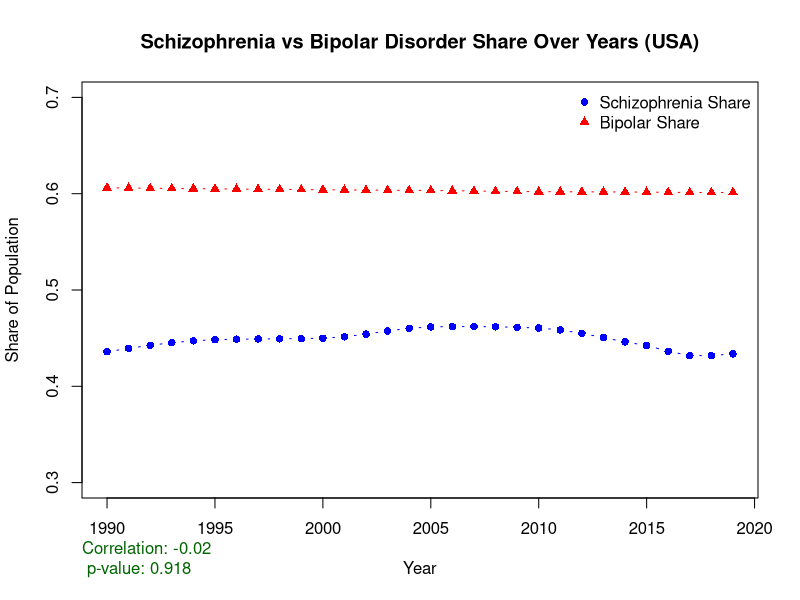
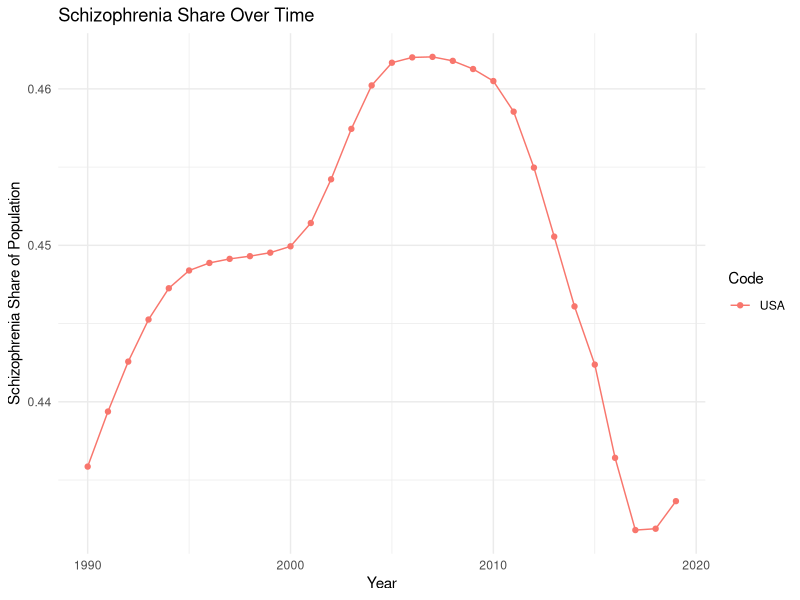
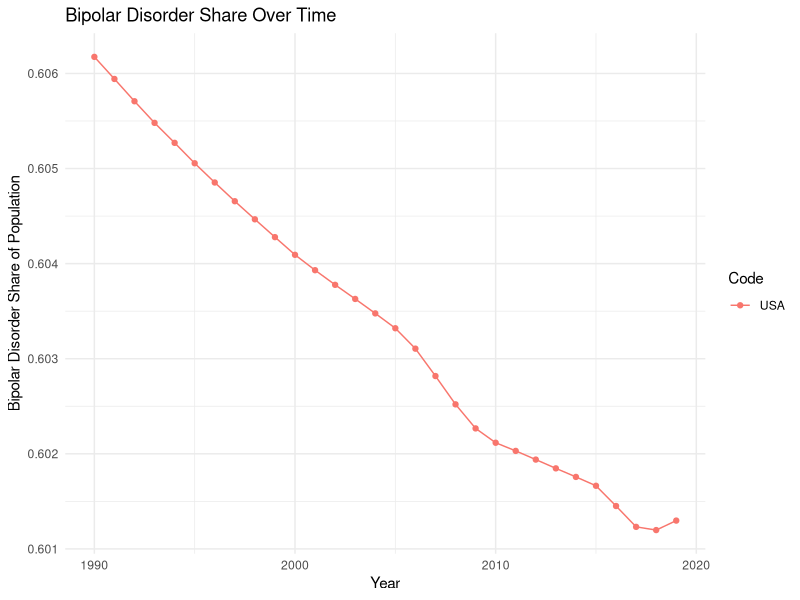
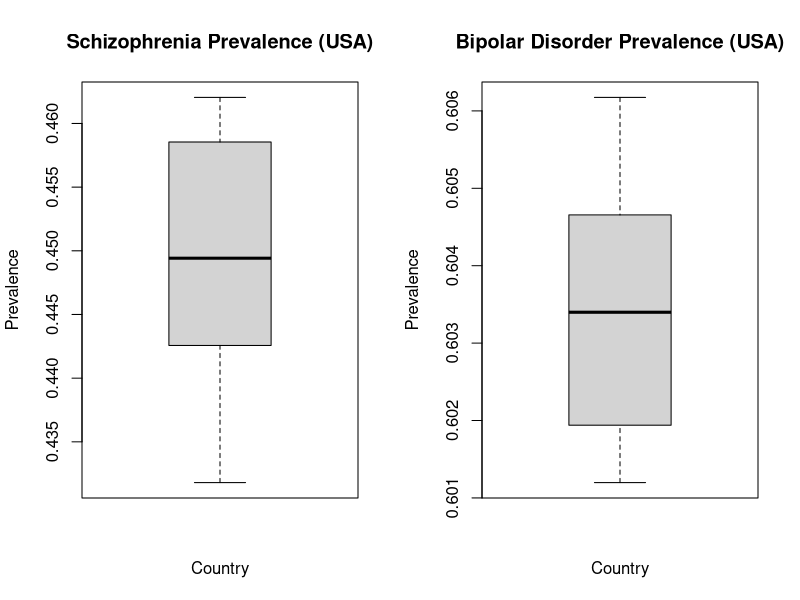
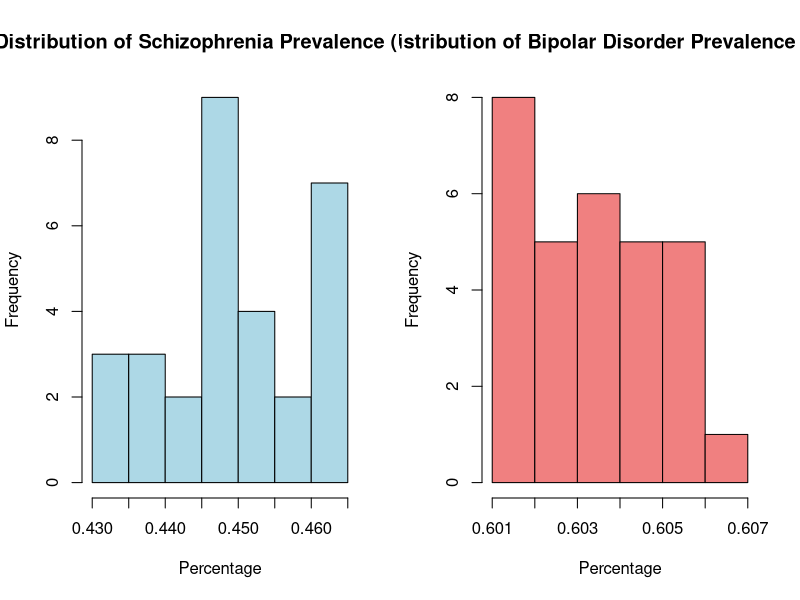
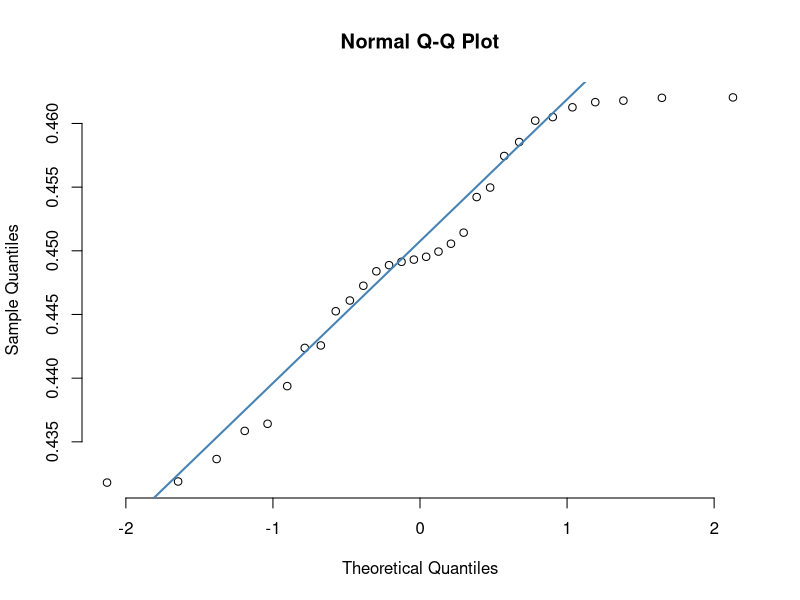
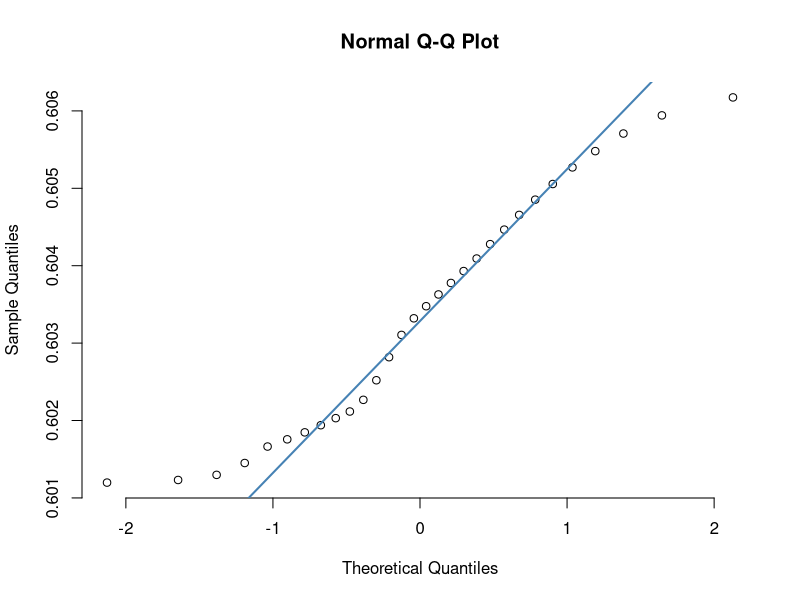

Source code (R) for these figures, in order:
# Load necessary libraries
library(readr)
library(ggplot2)

# Read the dataset for further analysis
mental_health_data <- read.csv("mental-illnesses-prevalence-all.csv")

# Get only required countries
countries_of_interest <- c("USA")  # "Australia", "Cameroon", "Cambodia"
filtered_data <- subset(mental_health_data, Code %in% countries_of_interest)

# Perform linear regression analysis
regression_model <- lm(Schizo ~ Bipolar, data = filtered_data)
summary(regression_model)

# Time series scatter plot for Schizophrenia and Bipolar Disorder share over years for the USA
timeSeriesPlotCombined <- function(){
plot(filtered_data$Year, filtered_data$Schizo, type = "b",
     ylim = c(0.3, 0.7), xlab = "Year", ylab = "Share of Population",
     col = "blue", pch = 16,
     main = "Schizophrenia vs Bipolar Disorder Share Over Years (USA)")
lines(filtered_data$Year, filtered_data$Bipolar, type = "b", col = "red", pch = 17)

legend("topright", legend = c("Schizophrenia Share", "Bipolar Share"),
       col = c("blue", "red"), pch = c(16, 17), bty = "n")

# Correlation test between Schizophrenia and Bipolar disorder in the USA
correlation <- cor.test(filtered_data$Schizo, filtered_data$Bipolar)
mtext(paste("Correlation:", round(correlation$estimate, 2), "\n", 
            "p-value:", signif(correlation$p.value, digits = 3)), 
      side = 1, line = 3, col = "darkgreen", adj = 0)
}
timeSeriesPlotCombined()

# Loop through each country to perform correlation and regression analysis
for (country in countries_of_interest) {
  # Filter data for the current country
  country_data <- subset(filtered_data, Code == country)
  
  # Perform Pearson correlation test
  correlation_test <- cor.test(country_data$Schizo, country_data$Bipolar, method = "pearson")
  
  # Perform linear regression analysis
  regression_model_country <- lm(Schizo ~ Bipolar, data = country_data)
  
  # Print results for each country
  cat("\nResults for", country, ":\n")
  print(correlation_test)
  print(summary(regression_model_country))
  
  # Create scatter plot with regression line for each country
  ggplot(country_data, aes(x = Bipolar, y = Schizo)) +
    geom_point() +
    geom_smooth(method = "lm", col = "blue") +
    labs(title = paste("Schizophrenia vs Bipolar in", country),
         x = "Bipolar Disorder Prevalence",
         y = "Schizophrenia Prevalence") +
    theme_minimal()
}

# Time series analysis of Schizophrenia and Bipolar Disorder share over years for all countries
ggplot(filtered_data, aes(x = Year, y = Schizo, group = Code, color = Code)) +
  geom_line() +
  geom_point() +
  labs(title = "Schizophrenia Share Over Time",
       x = "Year",
       y = "Schizophrenia Share of Population") +
  theme_minimal()

ggplot(filtered_data, aes(x = Year, y = Bipolar, group = Code, color = Code)) +
  geom_line() +
  geom_point() +
  labs(title = "Bipolar Disorder Share Over Time",
       x = "Year",
       y = "Bipolar Disorder Share of Population") +
  theme_minimal()

# Box plots for Schizophrenia and Bipolar Disorder prevalence across countries
par(mfrow = c(1, 2))
boxplot(filtered_data$Schizo ~ filtered_data$Code, main = "Schizophrenia Prevalence (USA)",
        ylab = "Prevalence", xlab = "Country")
boxplot(filtered_data$Bipolar ~ filtered_data$Code, main = "Bipolar Disorder Prevalence (USA)",
        ylab = "Prevalence", xlab = "Country")
par(mfrow = c(1, 1))

# Histograms for each disorder across countries
par(mfrow = c(1, 2))
hist(filtered_data$Schizo, main = "Distribution of Schizophrenia Prevalence (USA)",
     xlab = "Percentage", ylab = "Frequency", col = "lightblue")
hist(filtered_data$Bipolar, main = "Distribution of Bipolar Disorder Prevalence (USA)",
     xlab = "Percentage", ylab = "Frequency", col = "lightcoral")
par(mfrow = c(1, 1))

# QQ Norm Plots
qqnorm(filtered_data$Schizo, pch = 1, frame = FALSE)
qqline(filtered_data$Schizo, col = "steelblue", lwd = 2)

qqnorm(filtered_data$Bipolar, pch = 1, frame = FALSE)
qqline(filtered_data$Bipolar, col = "steelblue", lwd = 2)
